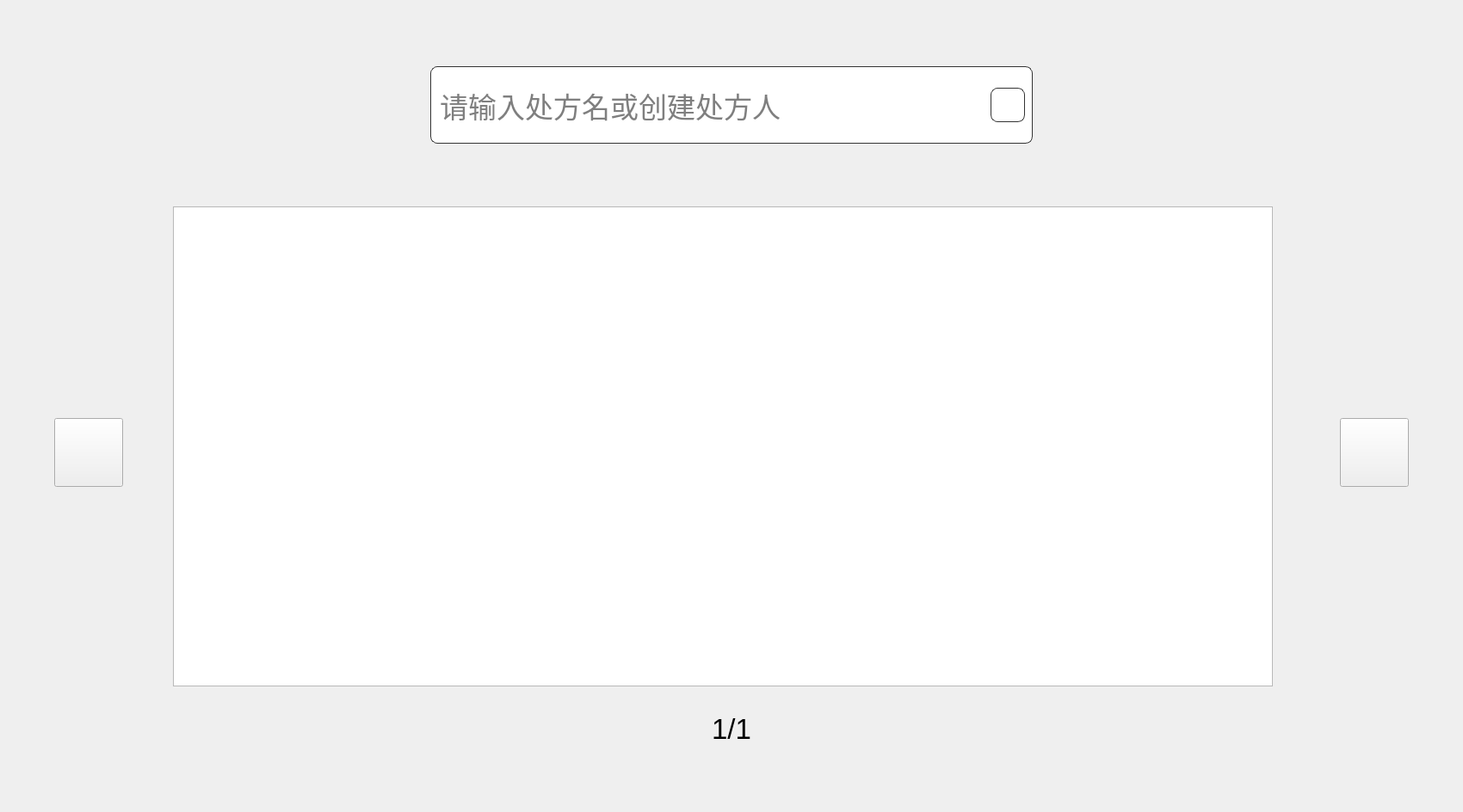
<?xml version="1.0" encoding="UTF-8"?>
<ui version="4.0">
 <class>TeachManager</class>
 <widget class="QWidget" name="TeachManager">
  <property name="geometry">
   <rect>
    <x>0</x>
    <y>0</y>
    <width>1700</width>
    <height>944</height>
   </rect>
  </property>
  <property name="windowTitle">
   <string>Form</string>
  </property>
  <layout class="QGridLayout" name="gridLayout_4">
   <item row="0" column="0">
    <layout class="QVBoxLayout" name="verticalLayout" stretch="1,1,1,10,1,1">
     <item>
      <spacer name="verticalSpacer">
       <property name="orientation">
        <enum>Qt::Vertical</enum>
       </property>
       <property name="sizeHint" stdset="0">
        <size>
         <width>20</width>
         <height>40</height>
        </size>
       </property>
      </spacer>
     </item>
     <item>
      <widget class="QGroupBox" name="groupBox">
       <property name="styleSheet">
        <string notr="true">border:none;</string>
       </property>
       <property name="title">
        <string/>
       </property>
       <layout class="QGridLayout" name="gridLayout_2">
        <item row="0" column="0">
         <layout class="QHBoxLayout" name="horizontalLayout_2" stretch="1,3,1">
          <item>
           <spacer name="horizontalSpacer">
            <property name="orientation">
             <enum>Qt::Horizontal</enum>
            </property>
            <property name="sizeHint" stdset="0">
             <size>
              <width>40</width>
              <height>20</height>
             </size>
            </property>
           </spacer>
          </item>
          <item>
           <widget class="QGroupBox" name="groupBox_2">
            <property name="minimumSize">
             <size>
              <width>0</width>
              <height>90</height>
             </size>
            </property>
            <property name="maximumSize">
             <size>
              <width>700</width>
              <height>16777215</height>
             </size>
            </property>
            <property name="styleSheet">
             <string notr="true">background: #FFFFFF;
border-radius: 8px;
border: 1px solid #333333;</string>
            </property>
            <property name="title">
             <string/>
            </property>
            <layout class="QGridLayout" name="gridLayout_3">
             <item row="0" column="0">
              <widget class="QLineEdit" name="search_LineEdit">
               <property name="sizePolicy">
                <sizepolicy hsizetype="Expanding" vsizetype="Preferred">
                 <horstretch>0</horstretch>
                 <verstretch>0</verstretch>
                </sizepolicy>
               </property>
               <property name="font">
                <font>
                 <pointsize>25</pointsize>
                </font>
               </property>
               <property name="styleSheet">
                <string notr="true">border:none;</string>
               </property>
               <property name="placeholderText">
                <string>请输入处方名或创建处方人</string>
               </property>
              </widget>
             </item>
             <item row="0" column="1">
              <widget class="QPushButton" name="search_Btn">
               <property name="sizePolicy">
                <sizepolicy hsizetype="Minimum" vsizetype="Fixed">
                 <horstretch>0</horstretch>
                 <verstretch>0</verstretch>
                </sizepolicy>
               </property>
               <property name="minimumSize">
                <size>
                 <width>40</width>
                 <height>40</height>
                </size>
               </property>
               <property name="styleSheet">
                <string notr="true">border-image: url(:/new/prefix1/release/source/image/search.png);</string>
               </property>
               <property name="text">
                <string/>
               </property>
              </widget>
             </item>
            </layout>
           </widget>
          </item>
          <item>
           <spacer name="horizontalSpacer_2">
            <property name="orientation">
             <enum>Qt::Horizontal</enum>
            </property>
            <property name="sizeHint" stdset="0">
             <size>
              <width>40</width>
              <height>20</height>
             </size>
            </property>
           </spacer>
          </item>
         </layout>
        </item>
       </layout>
      </widget>
     </item>
     <item>
      <spacer name="verticalSpacer_2">
       <property name="orientation">
        <enum>Qt::Vertical</enum>
       </property>
       <property name="sizeHint" stdset="0">
        <size>
         <width>20</width>
         <height>28</height>
        </size>
       </property>
      </spacer>
     </item>
     <item>
      <layout class="QHBoxLayout" name="horizontalLayout" stretch="1,2,1,25,1,2,1">
       <item>
        <spacer name="horizontalSpacer_5">
         <property name="orientation">
          <enum>Qt::Horizontal</enum>
         </property>
         <property name="sizeHint" stdset="0">
          <size>
           <width>40</width>
           <height>20</height>
          </size>
         </property>
        </spacer>
       </item>
       <item>
        <widget class="QPushButton" name="left_Btn">
         <property name="sizePolicy">
          <sizepolicy hsizetype="Maximum" vsizetype="Maximum">
           <horstretch>0</horstretch>
           <verstretch>0</verstretch>
          </sizepolicy>
         </property>
         <property name="minimumSize">
          <size>
           <width>80</width>
           <height>80</height>
          </size>
         </property>
         <property name="styleSheet">
          <string notr="true">border-image: url(:/new/prefix1/release/source/image/left.png);</string>
         </property>
         <property name="text">
          <string/>
         </property>
        </widget>
       </item>
       <item>
        <spacer name="horizontalSpacer_3">
         <property name="orientation">
          <enum>Qt::Horizontal</enum>
         </property>
         <property name="sizeHint" stdset="0">
          <size>
           <width>40</width>
           <height>20</height>
          </size>
         </property>
        </spacer>
       </item>
       <item>
        <widget class="QStackedWidget" name="stackedWidget">
         <property name="styleSheet">
          <string notr="true"/>
         </property>
         <property name="currentIndex">
          <number>0</number>
         </property>
         <widget class="QWidget" name="page">
          <widget class="QListWidget" name="listWidget">
           <property name="geometry">
            <rect>
             <x>0</x>
             <y>0</y>
             <width>1278</width>
             <height>558</height>
            </rect>
           </property>
           <property name="verticalScrollBarPolicy">
            <enum>Qt::ScrollBarAlwaysOff</enum>
           </property>
           <property name="horizontalScrollBarPolicy">
            <enum>Qt::ScrollBarAlwaysOff</enum>
           </property>
          </widget>
         </widget>
        </widget>
       </item>
       <item>
        <spacer name="horizontalSpacer_4">
         <property name="orientation">
          <enum>Qt::Horizontal</enum>
         </property>
         <property name="sizeHint" stdset="0">
          <size>
           <width>40</width>
           <height>20</height>
          </size>
         </property>
        </spacer>
       </item>
       <item>
        <widget class="QPushButton" name="right_Btn">
         <property name="sizePolicy">
          <sizepolicy hsizetype="Fixed" vsizetype="Fixed">
           <horstretch>0</horstretch>
           <verstretch>0</verstretch>
          </sizepolicy>
         </property>
         <property name="minimumSize">
          <size>
           <width>80</width>
           <height>80</height>
          </size>
         </property>
         <property name="styleSheet">
          <string notr="true">border-image: url(:/new/prefix1/release/source/image/right.png);</string>
         </property>
         <property name="text">
          <string/>
         </property>
        </widget>
       </item>
       <item>
        <spacer name="horizontalSpacer_6">
         <property name="orientation">
          <enum>Qt::Horizontal</enum>
         </property>
         <property name="sizeHint" stdset="0">
          <size>
           <width>40</width>
           <height>20</height>
          </size>
         </property>
        </spacer>
       </item>
      </layout>
     </item>
     <item>
      <widget class="QLabel" name="page_Label">
       <property name="font">
        <font>
         <pointsize>25</pointsize>
        </font>
       </property>
       <property name="text">
        <string>1/1</string>
       </property>
       <property name="alignment">
        <set>Qt::AlignCenter</set>
       </property>
      </widget>
     </item>
     <item>
      <spacer name="verticalSpacer_4">
       <property name="orientation">
        <enum>Qt::Vertical</enum>
       </property>
       <property name="sizeHint" stdset="0">
        <size>
         <width>20</width>
         <height>40</height>
        </size>
       </property>
      </spacer>
     </item>
    </layout>
   </item>
  </layout>
 </widget>
 <resources/>
 <connections/>
</ui>
